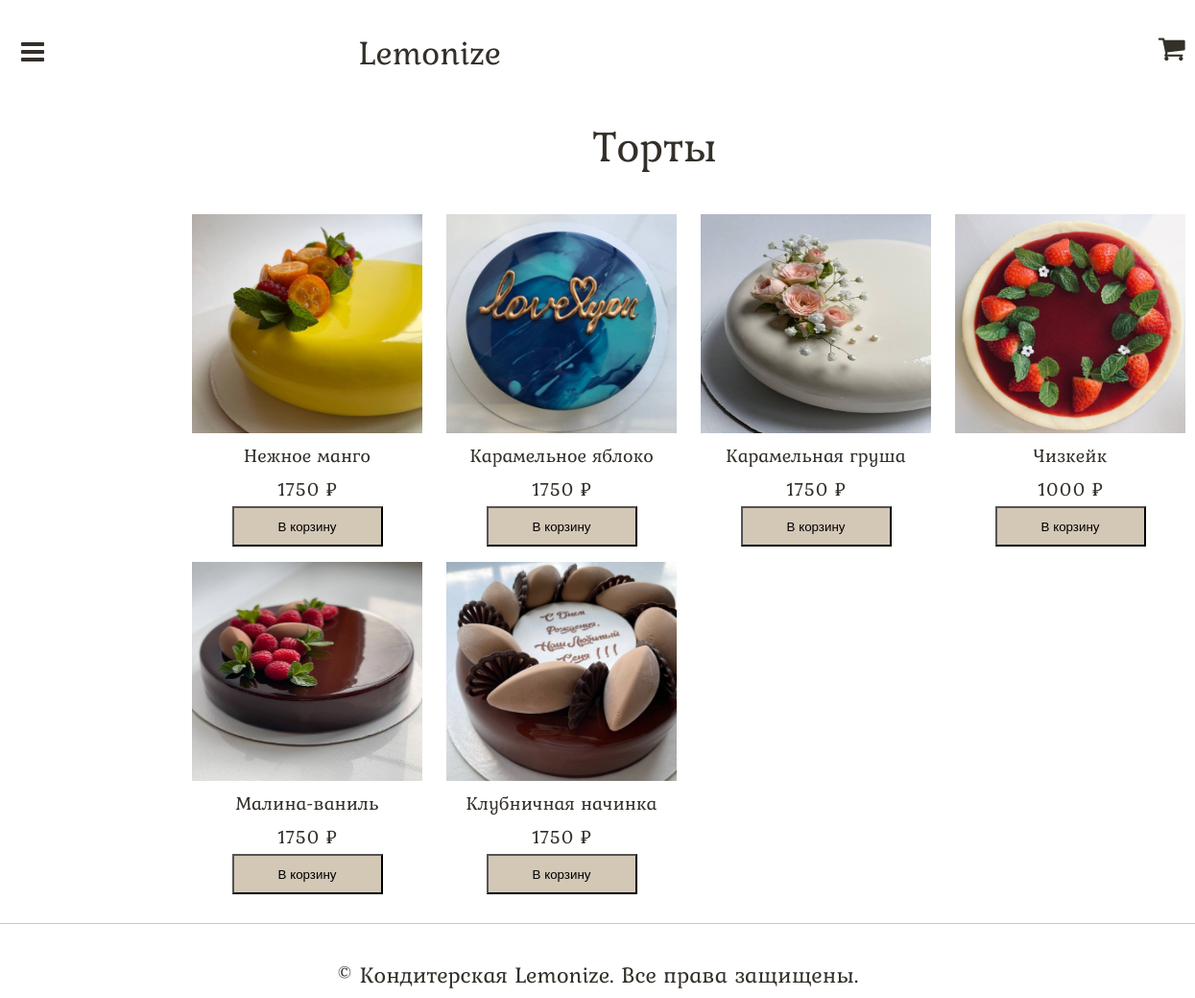
/ProductPageCakes, run on the app's committed database.
### main/models.py (models this page shows, shortened)
class Product(models.Model):
    title = models.CharField('Название', max_length=50)
    type = models.CharField('Тип', max_length=50)
    price = models.IntegerField('Цена')
    image = models.TextField('Путь до фото')

### main/views.py (the view)
# urls.py: path('ProductPageCakes', views.ProductPageCakes, name='cakes'),
def ProductPageCakes(request):
    title = 'Торты'
    products = Product.objects.filter(type=title)
    add_to_basket(request)
    logger.error('Загрузка страницы тортов')
    return render(request, 'main/ProductPage.html', {'title': title, 'products': products})

### main/templates/main/ProductPage.html (shortened to what this page needs)
{% extends 'main/base.html' %}
{% block link_css %}
	<link rel="stylesheet" type="text/css" href="static/main/css/ProductPage.css?v=7">
{% endblock %}
{% block content %}
<body>
	<main>
		<div class="subtitle">
			<p>{{ title }}</p>
		</div>
			<div class="products">
				{% for el in products %}
					<div class="product">
						<div class="photo">
							<img src="{{el.image}}" alt="">
						</div>
						<div class="about">
							<p class="name">{{el.title}}</p>
							<p class="price">{{el.price}} ₽</p>
							<form method="post">
								<button type="submit" class="button">В корзину</button>
							</form>
						</div>
					</div>
				{% endfor %}
			</div>
	</main>
{% endblock %}

### main/static/main/css/ProductPage.css (style rules this page uses)
* { margin: 0; padding: 0; }
body { font-family: Kurale, 'Comic Sans MS'; color: #332F29; }
main { position: relative; width: 1035px; left: 200px; }
.subtitle { position: relative; width: 200px; height: 68px; left: 50%; margin-left: -100px; margin-top: 37px; margin-bottom: 37px; font-style: normal; font-weight: normal; font-size: 46px; line-height: 68px; display: flex; align-items: center; text-align: center; color: #332F29; }
.products { position: relative; width: 1035px; margin-bottom: 30px; display: grid; grid-template-columns: repeat(4, 1fr); grid-column-gap: 10px; grid-row-gap: 1em; }
.product { position: relative; width: 240px; height: 346px; margin-right: 15px; }
.photo { position: relative; width: 240px; height: 228px; background: gray; }
.photo img { width: 240px; height: 228px; }
.about { position: relative; width: 240px; height: 112px; top: 6px; font-style: normal; font-weight: normal; font-size: 20px; line-height: 35px; align-items: center; text-align: center; color: #332F29; }
.button { position: relative; width: 157px; height: 42px; background: #D3C7B6; }

### data on the page
Product: image (picture), title "Нежное манго", price "1750"
Product: image (picture), title "Карамельное яблоко", price "1750"
Product: image (picture), title "Карамельная груша", price "1750"
Product: image (picture), title "Чизкейк", price "1000"
Product: image (picture), title "Малина-ваниль", price "1750"
Product: image (picture), title "Клубничная начинка", price "1750"

### other printed values
{{ title }} "Торты"
